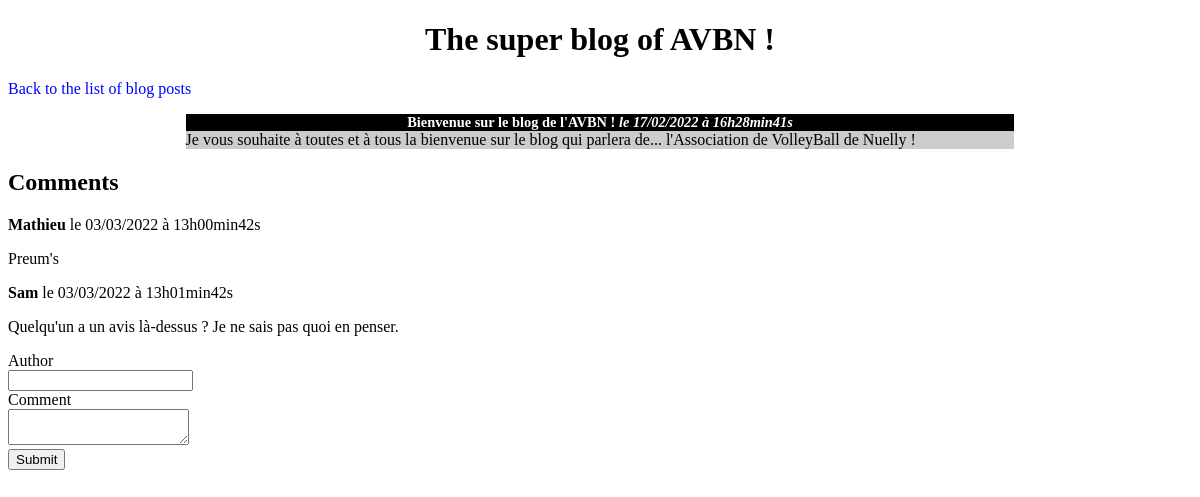
/blog/index.php?action=post&id=1, run on the app's committed database.
### tables this page shows
CREATE TABLE `comments` (
  `id` int(11) NOT NULL,
  `post_id` int(11) NOT NULL,
  `author` varchar(255) NOT NULL,
  `comment` text NOT NULL,
  `comment_date` datetime NOT NULL
);

### blog/src/controllers/post.php (called while the page is built)
<?php
require_once('src/model.php');
function post(string $identifier)
{
    $post = getPostWithComments($identifier);
    require('templates/post.php');
}

### blog/src/model.php (called while the page is built, shortened)
<?php
function dbConnect() {
    try {
      $database = new PDO('mysql:host=localhost;dbname=blog;charset=utf8;port=3306', 'root', 'root');
      return $database;
    } catch(Exception $e) {
        die('Error : '.$e->getMessage());
    }
}
function getPostWithComments(string $identifier) {
    $database = dbConnect();
    $retrievePostWithComments = $database->prepare(
        "SELECT *, DATE_FORMAT(c.comment_date, '%d/%m/%Y à %Hh%imin%ss') AS french_creation_date, DATE_FORMAT(p.creation_date, '%d/%m/%Y à %Hh%imin%ss') AS french_post_date FROM posts p LEFT JOIN comments c on p.post_id = c.post_id WHERE p.post_id = :post_id"
    );
    $retrievePostWithComments->execute([
        'post_id' => $identifier,
    ]);
    $postWithComments = $retrievePostWithComments->fetchAll(PDO::FETCH_ASSOC);
    $post = [
        'post_id' => $postWithComments[0]['post_id'],
        'title' => $postWithComments[0]['title'],
        'content' => $postWithComments[0]['content'],
        'creation_date' => $postWithComments[0]['french_post_date'],
        'comments' => [],
    ];
    foreach($postWithComments as $comment) {
        if (!is_null($comment['id'])) {
            $post['comments'][] = [
                'id' => $comment['id'],
                'author' => $comment['author'],
                'comment' => $comment['comment'],
                'comment_date' => $comment['french_creation_date'],
            ];
        }
    }
    return $post;
}

### blog/templates/post.php (the view, shortened to what this page needs)
  <h1>The super blog of AVBN !</h1>
  <p><a href="index.php">Back to the list of blog posts</a></p>
  <div class="news">
      <h3>
          <?= htmlspecialchars($post['title']) ?>
          <em>le <?= $post['creation_date'] ?></em>
      </h3>
        <p>
          <?= nl2br(htmlspecialchars($post['content'])) ?>
      </p>
  </div>
  <h2>Comments</h2>
  <?php
  foreach ($post['comments'] as $comment) : ?>
      <p><strong><?= htmlspecialchars($comment['author']) ?></strong> le <?= $comment['comment_date'] ?></p>
      <p><?= nl2br(htmlspecialchars($comment['comment'])) ?></p>
  <?php endforeach ?>
<form action="index.php?action=addComment&id=<?= $post['post_id'] ?>" method="post">
    <div>
        <label for="author">Author</label><br />
        <input type="text" id="author" name="author" />
    </div>
    <div>
        <label for="comment">Comment</label><br />
        <textarea id="comment" name="comment"></textarea>
    </div>
    <div>
        <input type="submit" />
    </div>
</form>
<?php require('layout.php') ?>

### blog/style.css (style rules this page uses)
h1, h3 { text-align:center; }
h3 { background-color:black; color:white; font-size:0.9em; margin-bottom:0px; }
.news p { background-color:#CCCCCC; margin-top:0px; }
.news { width:70%; margin:auto; }
a { text-decoration: none; color: blue; }

### data on the page
comments: author "Mathieu", comment_date "03/03/2022 à 13h00min42s", comment "Preum's"
comments: author "Sam", comment_date "03/03/2022 à 13h01min42s", comment "Quelqu'un a un avis là-dessus ? Je ne sais pas quoi en penser."

### other printed values
$post['title'] "Bienvenue sur le blog de l'AVBN !"
$post['creation_date'] "17/02/2022 à 16h28min41s"
$post['content'] "Je vous souhaite à toutes et à tous la bienvenue sur le blog qui parlera de... l'Association de VolleyBall de Nuelly !"
